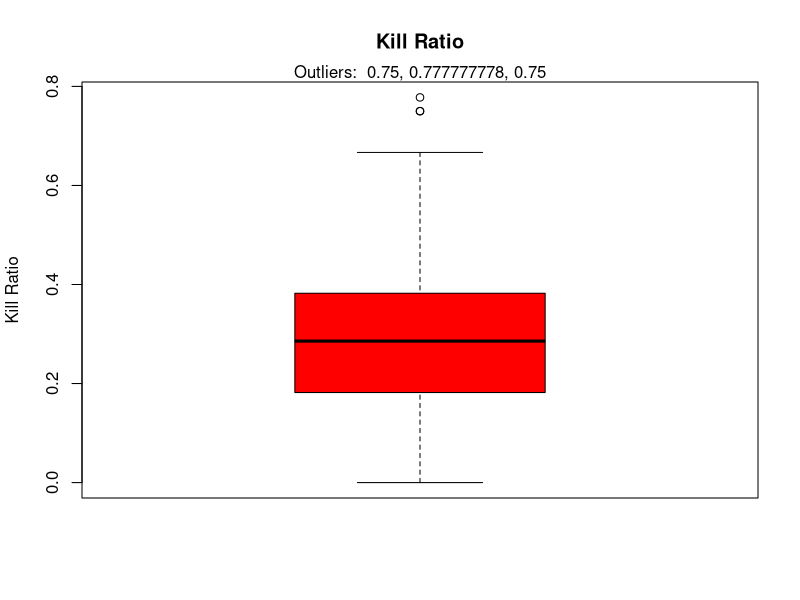
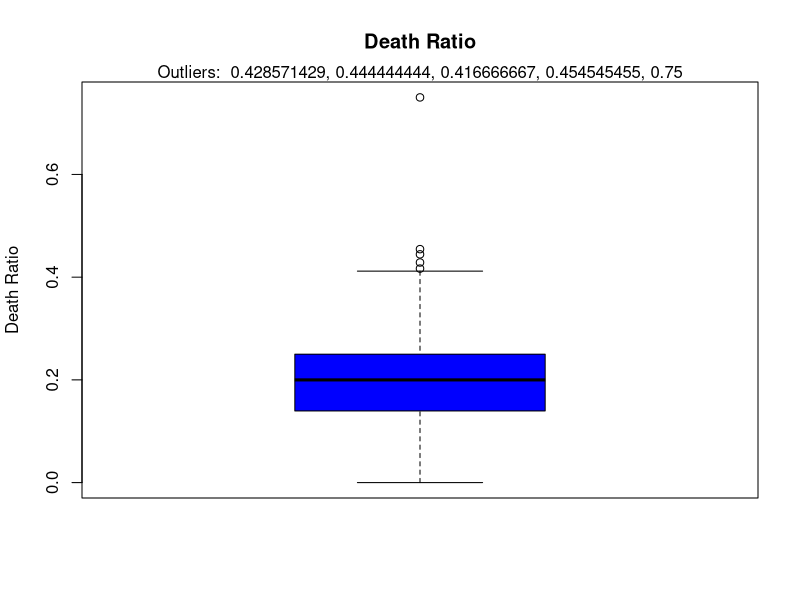

Recreate these plots in R, in order.
data <- read.csv("Evelynn_stats.csv", sep=",")
outliersKillRatio <- boxplot.stats(data$killRatio)$out #find outliers using IQR

pdf(file = "./KillRatioOutliers.pdf", width = 8, height = 8)

boxplot(data$killRatio,
  ylab = "Kill Ratio",
  main = "Kill Ratio",
  col = "red"
)
mtext(paste("Outliers: ", paste(outliersKillRatio, collapse = ", ")))

summary(data$killRatio)
cat("MAD = ", mad(data$killRatio), "\n")
cat("Var(x) = ", var(data$killRatio), "\n")
cat("IQR = ", IQR(data$killRatio), "\n")

if(shapiro.test(data$killRatio)$p.value >= 0.05) {
    print("Kill ratio is close to a normal distribution")
} else {
    print("Kill ratio is not close to a normal distribution")
}

outliersDeathRatio <- boxplot.stats(data$deathRatio)$out #find outliers using IQR

pdf(file = "./DeathRatioOutliers.pdf", width = 8, height = 8)

boxplot(data$deathRatio,
  ylab = "Death Ratio",
  main = "Death Ratio",
  col = "blue"
)
mtext(paste("Outliers: ", paste(outliersDeathRatio, collapse = ", ")))

cat("MAD = ", mad(data$deathRatio), "\n")
cat("Var(x) = ", var(data$deathRatio), "\n")
cat("IQR = ", IQR(data$deathRatio), "\n")

if(shapiro.test(data$deathRatio)$p.value >= 0.05) {
    print("Death ratio is close to a normal distribution")
} else {
    print("Death ratio is not close to a normal distribution")
}